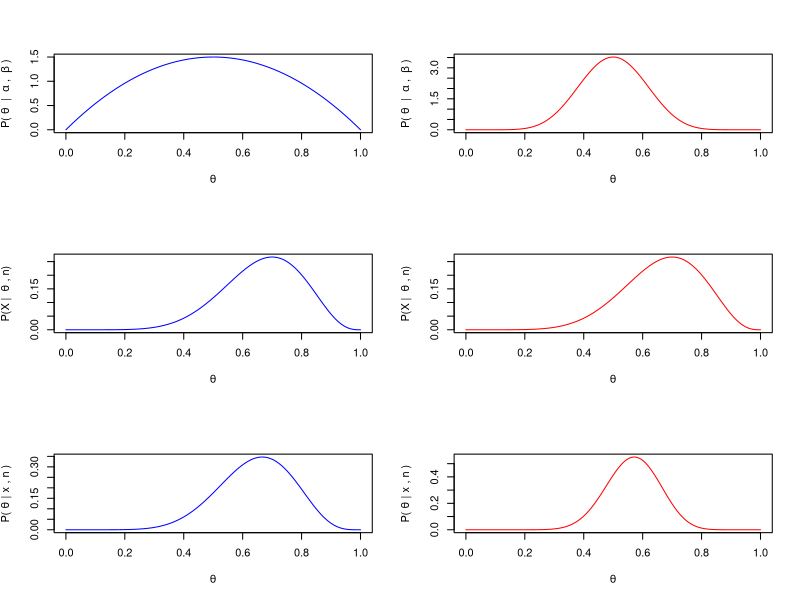
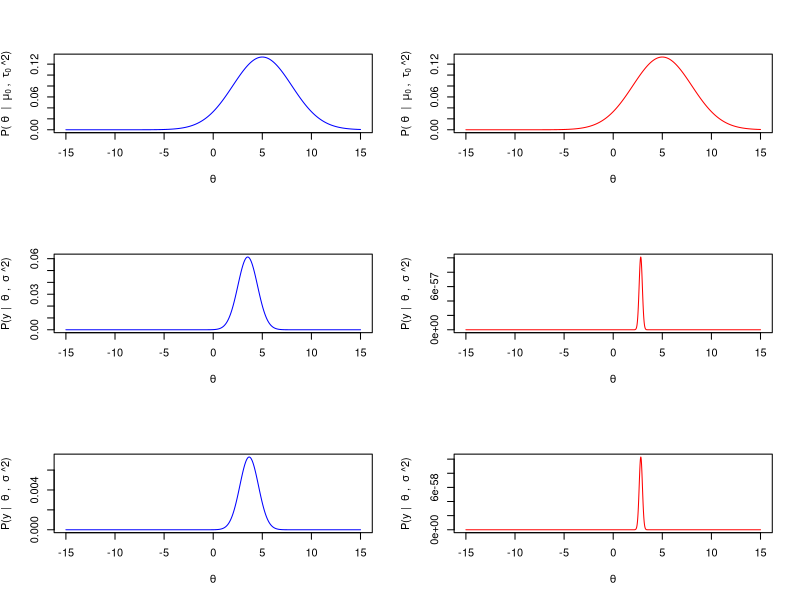

Write the R code that produced these figures, in order.
## ---- chunk 1
theta = seq(0,1,length.out = 10000)
alph_1 = 2
alph_2 = 10
beta_1 = 2
beta_2 = 10

# Prior Distribution
prior_vague = dbeta(theta, alph_1, beta_1)
prior_informative = dbeta(theta, alph_2, beta_2)

#Now, we will calculate log-prior probability
log.prior_vague = dbeta(theta, alph_1, beta_1, log = TRUE)
log.prior_informative = dbeta(theta, alph_2, beta_2,log = TRUE)

#Define x and n
x = 7
n = 10
#For each value of θ sequence, calculate the log-likelihood of observing x = 7, given that parameter value
log.likelihood = dbinom(x,n,theta,log=TRUE)

#Postirior 
log_post_vague = log.likelihood + log.prior_vague
log_post_informative = log.likelihood + log.prior_informative
## ---- chunk 2
# Create a multi-panel plot with three panels across three rows, and 2 column:
par(mfrow = c(3, 2)) #c(n_rows,n_columns)

plot(exp(log.prior_vague)~theta, type ='l', col = 'blue',
     #xlim = c(0, 1), ylim = c(0, 5), #ylim are arbitrary here
     xlab=expression(""~theta~""),
     ylab=expression("P("~theta~" | "~alpha~", "~beta~")")
     )


plot(exp(log.prior_informative)~theta, type ='l', col = 'red',
     #xlim = c(0, 1), ylim = c(0, 20), #ylim are arbitrary here
     xlab=expression(""~theta~""),
     ylab=expression("P("~theta~" | "~alpha~", "~beta~")")
     )

plot(exp(log.likelihood)~theta, type='l', col='blue',
     xlab=expression(""~theta~""),
     ylab=expression("P(X | "~theta~", n)"))

plot(exp(log.likelihood)~theta, type='l', col = 'red',
     xlab=expression(""~theta~""),
     ylab=expression("P(X | "~theta~", n)"))

plot(exp(log_post_vague)~theta, type='l',col='blue',
     xlab = expression(theta),
     ylab = expression("P("~theta~"|"~x~","~n~")"))

plot(exp(log_post_informative)~theta, type='l',col = 'red',
     xlab = expression(theta),
     ylab = expression("P("~theta~"|"~x~","~n~")"))
## ---- chunk 3

# Prior parameters on unknown mean (\theta):
# Assume we know that the mean is "around 5"
mu_0 = 5.0
tau_0_sq = 9.0
tau_0 = sqrt(tau_0_sq)

# Known sigma_sq
sigma_sq = 2.0
sigma = sqrt(sigma_sq)

# True mean of the random variate Y
# This is what we need to estimate, but 
# to simulate data, we have to assign it here
mu_true = 3.0

# Compare these two values of "n"
# "n" is equal to the number of data observations
n_compare = c(2, 75)

## ---- chunk 4
#Based on the # of observation in normal distribuation to generate data
data_generation <- function(num_observation){
        return(rnorm(num_observation, mean=mu_true, sd=sigma))
}

# Create a sequence of values for theta
theta = seq(-15,15,length.out = 10000)

#The prior
log.prior = dnorm(theta,mu_0,tau_0,log = TRUE)

#Likelihood function
log.likelihood <-function(input_data, input_theta,input_sigma = sigma){
        result = 0;
        for(data in input_data){
                result = result + dnorm(data,input_theta,input_sigma,log = TRUE)
        }
        return(result)
}

#Calculate the postrior 
data.1 <- data_generation(n_compare[1])
data.2 <- data_generation(n_compare[2])
log.likelihood.1 <- log.likelihood(data.1,theta)
log.likelihood.2 <- log.likelihood(data.2,theta)
postrior.1 <-log.prior + log.likelihood.1
postrior.2 <-log.prior + log.likelihood.2


# Create a multi-panel plot with three panels across three rows, and 2 column:
par(mfrow = c(3, 2)) #c(n_rows,n_columns)

plot(exp(log.prior)~theta, type ='l', col = 'blue',
     xlab=expression(""~theta~""),
     ylab=expression("P("~theta~" | "~mu[0]~", "~tau[0]~"^2)")
     )
plot(exp(log.prior)~theta, type ='l', col = 'red',
     xlab=expression(""~theta~""),
     ylab=expression("P("~theta~" | "~mu[0]~", "~tau[0]~"^2)")
     )

plot(exp(log.likelihood.1)~theta, type='l', col='blue',
     xlab=expression(""~theta~""),
     ylab=expression("P(y | "~theta~", "~sigma~"^2)")
     )

plot(exp(log.likelihood.2)~theta, type='l', col = 'red',
     xlab=expression(""~theta~""),
     ylab=expression("P(y | "~theta~", "~sigma~"^2)")
     )

plot(exp(postrior.1)~theta, type='l',col='blue',
     xlab = expression(theta),
     ylab=expression("P(y | "~theta~", "~sigma~"^2)")
     )

plot(exp(postrior.2)~theta, type='l',col = 'red',
     xlab = expression(theta),
     ylab=expression("P(y | "~theta~", "~sigma~"^2)")
     )
